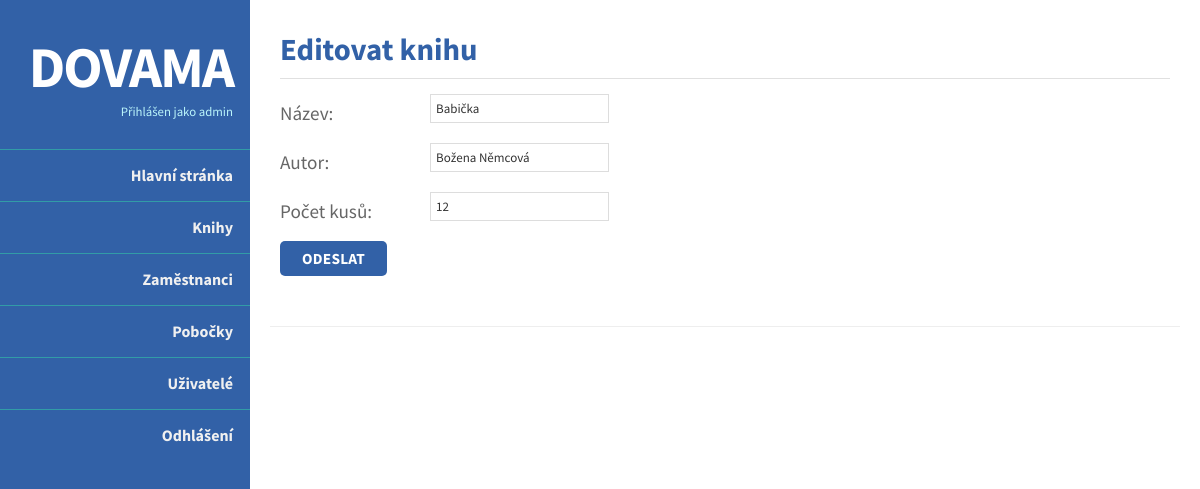
Screenshot of /admin.php?s=editKniha&id=1 (signed in) with the database file from the repository.
### tables this page shows
CREATE TABLE `knihy` (
  `id` int(11) NOT NULL,
  `nazev` varchar(50) NOT NULL,
  `autor` varchar(50) NOT NULL,
  `pocet` int(11) NOT NULL
);

### editaceKnihy.php (the view, shortened to what this page needs)
<?php
      $vysledek = mysql_query("SELECT * FROM knihy WHERE id = '$_GET[id]'") or die(mysql_error());
      ($zaznam = mysql_fetch_Array($vysledek));
?>
<article>
				<h3>Editovat knihu</h3>
				<fieldset>
					<form action="admin.php?s=editKniha&a=proved" method="post">
						<p><label for="nazev">Název:</label>
						<input type="text" name="nazev" id="nazev" value="<?php echo $zaznam['nazev']; ?>" /><br /></p>
						<p><label for="autor">Autor:</label>
						<input type="text" name="autor" id="autor" value="<?php echo $zaznam['autor']; ?>" /><br /></p>
						<p><label for="pocet">Počet kusů:</label>
						<input type="text" name="pocet" id="pocet" value="<?php echo $zaznam['pocet']; ?>" /><br /></p>
						<p><input type="submit" name="send" class="formbutton" value="Odeslat" /></p>
					</form>
				</fieldset>
</article>

### style.css (style rules this page uses)
body { margin:0px auto; padding:0; background: #222; font-family: "Source Sans Pro","sans-serif"; font-size: 1.0em; color:#666; }
* { margin:0; padding:0; }
p { line-height:2.0em; margin-bottom:20px; }
fieldset { display:block; border:none; border-top:1px solid #e0e0e0; }
fieldset form { padding-top:15px; }
fieldset p label { float:left; width:150px; font-family: "Source Sans Pro","sans-serif"; }
fieldset form input, fieldset form select, fieldset form textarea { padding:5px; color:#333333; font-size:13px; font-family: "Source Sans Pro","sans-serif"; border:1px solid #ddd; }
fieldset form input.formbutton { border:none; background-color: #3261a7; border-radius: 5px; color: #FFFFFF; display: inline-block; font-weight: bold; padding: 8px 22px; font-size: 0.8em; letter-spacing: 0.25px; text-decoration: none; text-transform: uppercase; }
h3 { color:#3261a7; font-size:1.6em; padding-bottom:10px; }
article { padding: 10px 10px 30px; font-size: 1.2em; border-bottom: 1px solid #eee; }

### rows the page displays
knihy: nazev "Babička", autor "Božena Němcová", pocet "12"

### other values shown
$_SESSION["login"] "admin"
